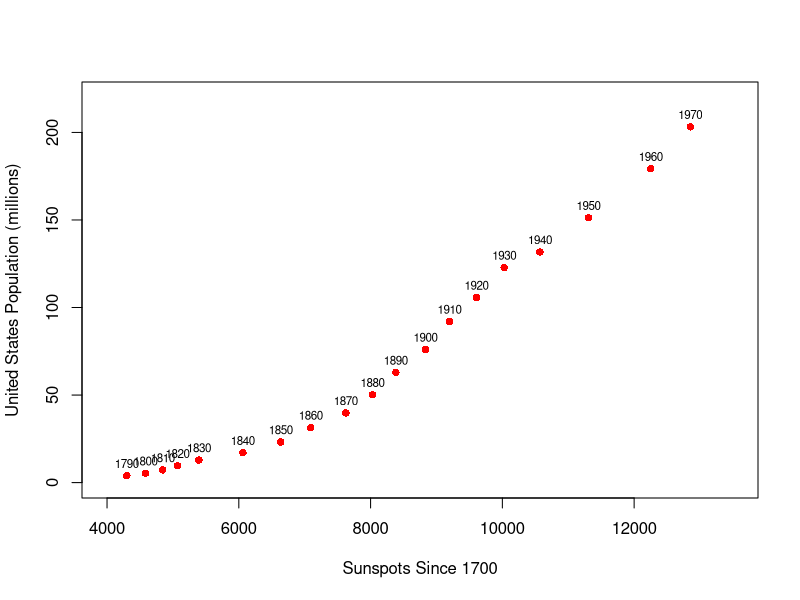

Write R code to recreate this figure.
## ---- chunk 1
sunspots.add <- cumsum(sunspot.year)
sunspots.dec.add <- data.frame(c(sunspots.add[91+10*(0:18)]))
spur.cor <- data.frame(cbind(sunspots.dec.add,uspop))
colnames(spur.cor)[1] <- "sunspots.dec.add"

plot(spur.cor$sunspots.dec.add, spur.cor$uspop, xlim = c(4000,13500),ylim=c(0,220),pch=16, col="Red",text(spur.cor$sunspots.dec.add, spur.cor$uspop+7, labels=1790+(as.integer(row.names(spur.cor))-1)*10,cex=0.7),xlab = "Sunspots Since 1700", ylab = "United States Population (millions)")
